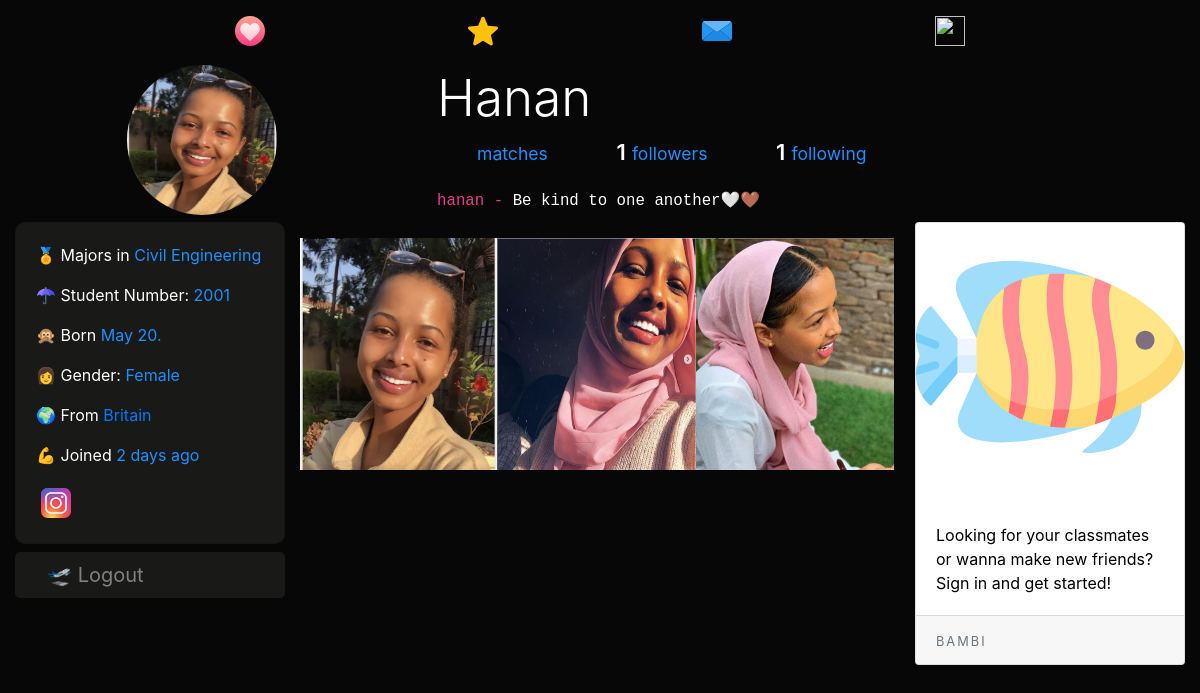
Before: /hanan with the older database file.
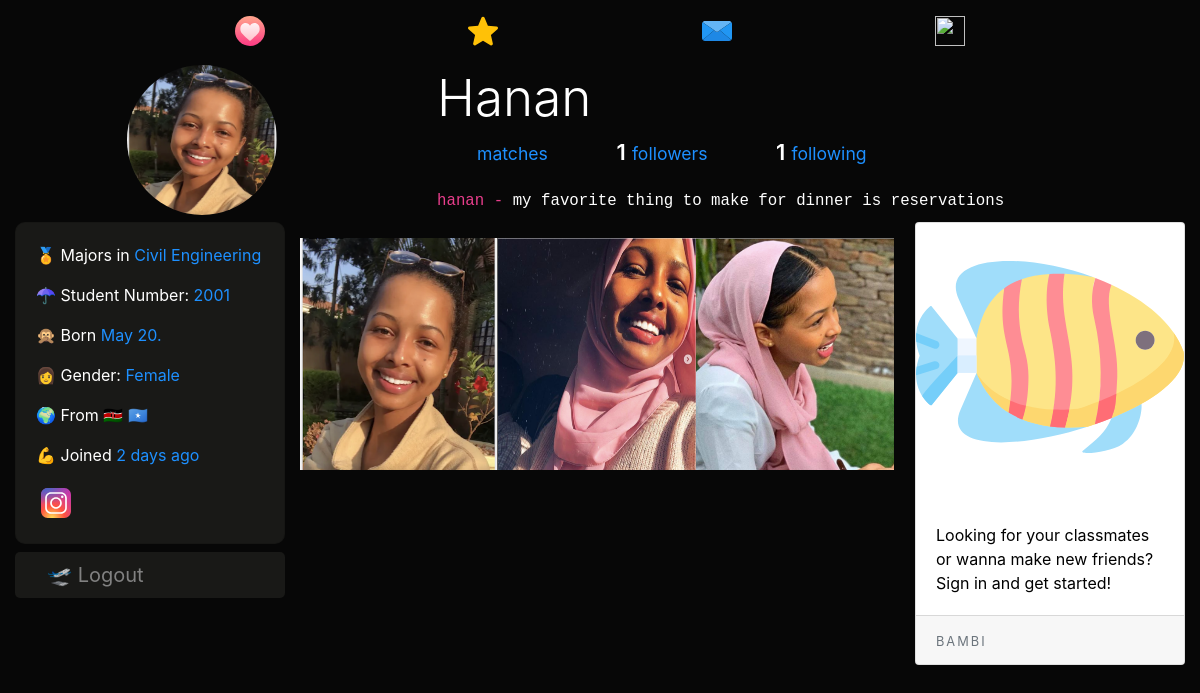
After: the same page with the newer database file.
### dating/models.py (models this page shows, shortened)
class User(db.Model, UserMixin):
	id = db.Column(db.Integer, primary_key=True)
	username = db.Column(db.String(20), unique=True, nullable=False)
	email = db.Column(db.String(120), unique=True, nullable=True)
	dp = db.Column(db.String(20), nullable=False, default='default.jpg')
	dp2 = db.Column(db.String(20), nullable=False, default='flip.png')
	dp3 = db.Column(db.String(20), nullable=False, default='plane.png')
	password = db.Column(db.String(60), nullable=False)
	last_seen = db.Column(db.DateTime, default=datetime.utcnow)
	date_joined = db.Column(db.DateTime, nullable=False, default=datetime.utcnow)
	department = db.Column(db.String(20), nullable=False)
	student_number = db.Column(db.Integer(), unique=True, nullable=True)
	age = db.Column(db.DateTime, nullable=False)
	gender = db.Column(db.String(20), nullable=False)
	country = db.Column(db.String(20), default="Cyprus", nullable=True)
	bio = db.Column(db.String(120), nullable=True)
	private = db.Column(db.Boolean, default=False, nullable=False)
	snapchat = db.Column(db.String(20), default="snapchat", nullable=True)
	instagram = db.Column(db.String(20), default="instagram", nullable=True)
	followed = db.relationship(
		'User', secondary=followers,
		primaryjoin=(followers.c.follower_id == id),
		secondaryjoin=(followers.c.followed_id == id),
		backref=db.backref('followers', lazy='dynamic'), lazy='dynamic')
	messages_sent = db.relationship('Message',
									foreign_keys='Message.sender_id',
									backref='author', lazy='dynamic')
	messages_received = db.relationship('Message',
										foreign_keys='Message.recipient_id',
										backref='recipient', lazy='dynamic')
	last_message_read_time = db.Column(db.DateTime)
	def birthday(self):
		if self.age.month == datetime.today().month:
			if self.age.day == datetime.today().day:
				return True

### dating/routes.py (the view, shortened to what this page needs)
@app.route("/<string:username>", methods=['GET', 'POST'])
def user_posts(username):
	username = username.lower()
	user = User.query.filter_by(username=username).first_or_404()
	return render_template('user_posts.html', user=user, title=user.username.title())

### dating/routes.py (called while the page is built)
@app.before_request
def before_request():
	if current_user.is_authenticated:
		current_user.last_seen = datetime.utcnow()
		db.session.commit()

### dating/templates/user_posts.html (shortened to what the changed rows need)
{% extends "layout.html" %}
{% block content %}
<div class="container-fluid">
  <section style="padding-top: 5px;">
    <div class="profile">
      <div class="profile-image">
        <img src="{{ url_for('static', filename='profile_pics/' + user.dp) }}" alt="" class="profile-thumbnail" style="width:150px;height:150px;">
      </div>
      <div class="profile-user-settings" style="display:flex;">
        <h2 class="profile-user-name">{{user.username.title()}}
        </h2>
      </div>
      <div class="profile-bio">
        <p class="mb-2" style="font-size:18px;">
            <code>{{user.username}} - </code>
            {% if user.bio %}
            <code style="color:#fff;">{{user.bio | safe}}</code>
            {% else %}
            <code style="color:#fff;">hey there, lets be friends 🤗</code>
            {%endif%}
            <br>
        </p>
      </div>
    </div>
</section>
  <div class="row">
    <div class="col-lg-3">
    <div class="card about mb-2" style="color:#fff;background:#191917;border-radius:10px;">
    <div class="card-body">
      <p> 🏅 Majors in <span>{{user.department}}</span></p>
      {% if user.student_number %}
      <p> ☂ Student Number: <span>{{user.student_number}}</span></p>
      {% endif %}
      <p> 🙊 Born
        <span>
          {% if current_user.is_authenticated %}
            {{user.age.strftime('%a, %b %d %Y.')}}
          {% else %}
            {{user.age.strftime(' %b %d. ')}}
          {% endif %}
        </span></p>
      <p> {% if user.gender == 'male' %} 👨 {% else %}👩 {% endif %} Gender: <span>{{user.gender.title()}}</span></p>
      {% if user.country %}
      <p> 🌍 From <a href="https://www.google.com/maps?q={{user.country.title()}}" target="_blank">
      {{user.country.title()}}</a></p>
      {% endif %}
      <p> 💪 Joined <span>{{ moment(user.date_joined).fromNow() }}</span></p>
    </div>
  </div>
</div>
    <div class="col-lg-6">
      <div class="row mt-3">
        <img src="{{ url_for('static', filename='profile_pics/' + user.dp) }}" alt="default profile" class="profile-thumbnail" style="width:33%;max-height:400px;">
        <img src="{{ url_for('static', filename='profile_pics/' + user.dp2) }}" alt="default profile" class="profile-thumbnail" style="width:33%;max-height:400px;">
        <img src="{{ url_for('static', filename='profile_pics/' + user.dp3) }}" alt="default profile" class="profile-thumbnail" style="width:33%;max-height:400px;">
      </div>
</div>
      </div>
{% endblock content %}

Changed rows visible on the page:
changed User "Hanan": bio "Be kind to one another🤍🤎" → "my favorite thing to make for dinner is reservations"; country "Britain" → "🇰🇪 🇸🇴"
